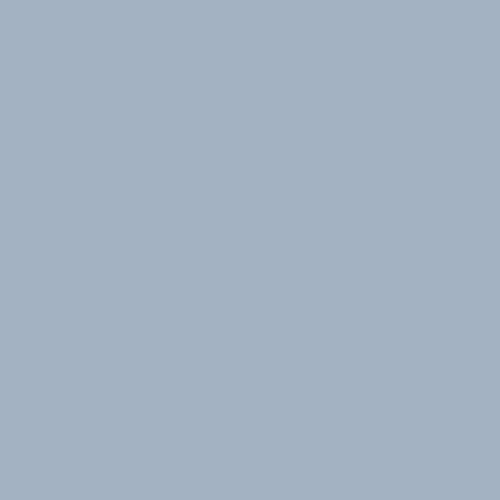
Frame 1 (no input)
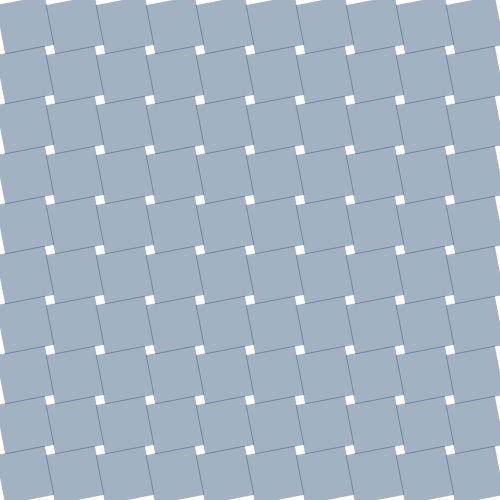
Frame 60 (the mouse pressed at the canvas centre just before this capture)
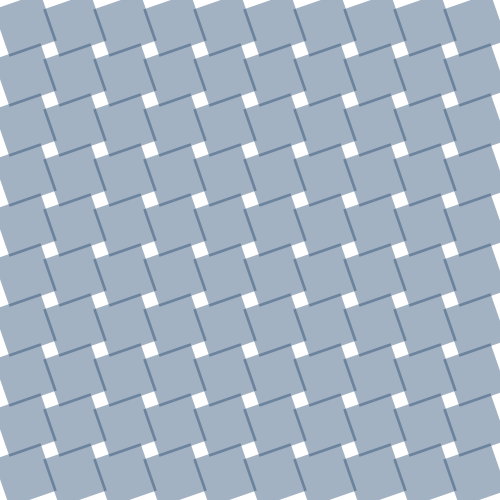
Frame 120 (the mouse held since frame 60 and released just before this capture)

The Processing sketch that drew these frames (run headless with seeded random() and noise(); from frame 60 on, the mouse is pressed at the canvas centre):

// Processing sketch: transformation_05
// ── transformation_05.pde
int iterations;

int rectsize=50;
int posX=rectsize/2;
int posY=rectsize/2;

float angle=0;
float anglespeed=0.05;

void setup() {
  size(500, 500);
  iterations=(500/rectsize)*(500/rectsize);
  
  background(255);
  colorMode(HSB);
  rectMode(CENTER);
  noStroke();
}

void draw() {
  background(255);
   posX=rectsize/2;
 posY=rectsize/2;
  for (int i=0; i<iterations; i++) {
    pushMatrix();
    translate(posX,posY);
    rotate(angle);
    fill(150, 200, 100,100);
    rect(0, 0, rectsize, rectsize);
    posX+=rectsize;
    if (posX>width) {
      posX=rectsize/2;
      posY+=rectsize;
    }
    popMatrix();
  }
  if(angle>2*PI || angle < 0)anglespeed*=-1;
  angle+=anglespeed;
}
